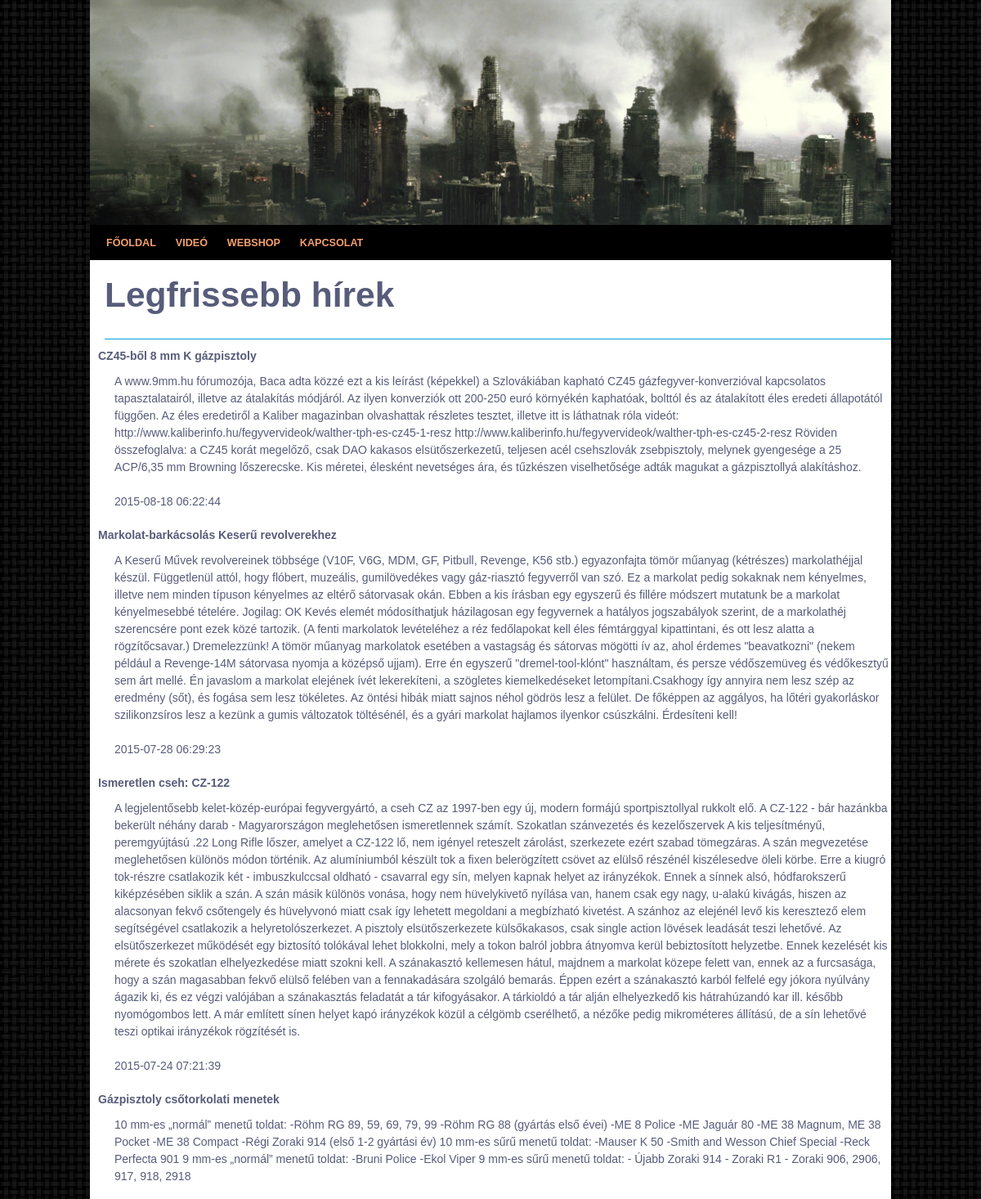
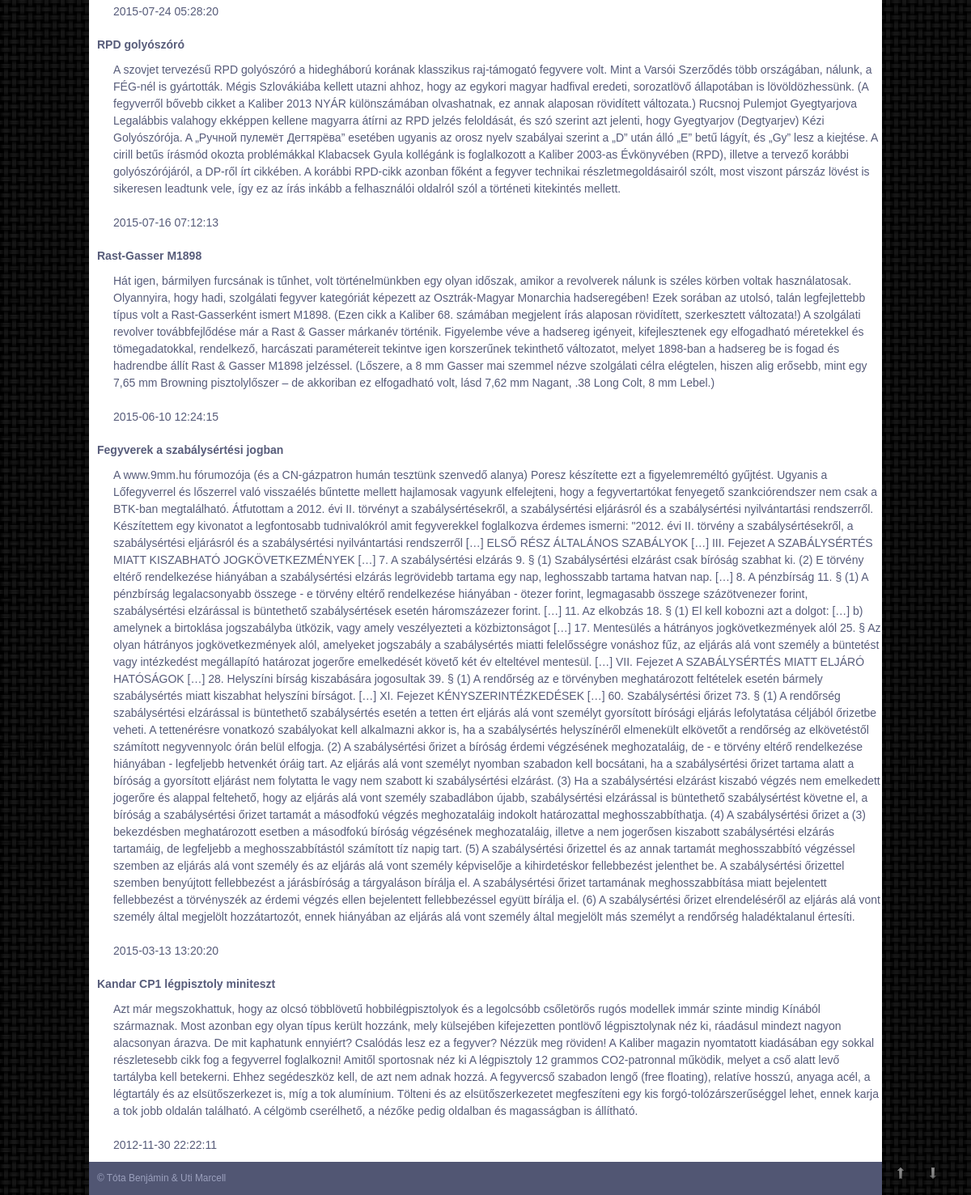
Page /news.php on the committed database (2 pictures, top to bottom).
### tables this page shows
CREATE TABLE IF NOT EXISTS `news` (
  `id` int(11) NOT NULL AUTO_INCREMENT,
  `title` varchar(255) NOT NULL,
  `description` longtext NOT NULL,
  `date` datetime NOT NULL,
  PRIMARY KEY (`id`)
);

### news.php (the view, shortened to what this page needs)
<!DOCTYPE html>
<html>
<head>
  <link rel="stylesheet" href="css/proba.css" media="screen" title="no title" charset="utf-8">
  <link rel="stylesheet" type="text/css" href="css/screenstyle.css">
  <link rel="stylesheet" type="text/css" href="css/screen_layout_large.css">
  <link rel="stylesheet" type="text/css" href="css/screen_layout_small.css" media="only screen and (min-width:50px) and (max-width:500px)">
  <link rel="stylesheet" type="text/css" href="css/screen_layout_medium.css" media="only screen and (min-width:501px) and (max-width:800px)">
</head>
<body background-image=>
  <div style="display:none;" class="nav_up" id="nav_up"></div>
  <div style="display:none;" class="nav_down" id="nav_down"></div>
  <div class="page">
    <header>
    </header>
    <?php
    $query = "SELECT * FROM `news` ORDER BY date DESC";
    $run = mysql_query($query);
     ?>
    <div class="la">
    <div class="lahead"><h2>Legfrissebb hírek</h2></div>
    <div class="labody">
      <?php
      while($row = mysql_fetch_array($run)) {
      $title = $row['title'];
      $description = $row['description'];
      $date = $row['date'];
     ?>
    <div class="lapost">
    <div id="lada"class="laposthead"> <?php echo $title; ?></div>
    <div id="lad" class="lapostbody">
    <?php echo $description; ?><br><br>
    <?php echo $date; ?>
    </div>
    </div>
    <?php } ?>
    </div>
    </div>
    <nav>
      <a href="home.php">Főoldal</a>
      <a href="video.php">Videó</a>
      <a href="webshop\products.php">Webshop</a>
      <a href="conatact.php">Kapcsolat</a>
    </nav>
    <footer>&copy; Tóta Benjámin & Uti Marcell
    </footer>
</div>
</body>
</html>

### css/proba.css (style rules this page uses)
.nav_up { padding:7px; background-color:white; position:fixed; background:transparent url(../img/arrow_up.png) no-repeat top left; background-position:50% 50%; width:20px; height:20px; bottom:10px; opacity:0.7; right:70px; white-space:nowrap; cursor: pointer; -moz-border-radius: 3px 3px 3px 3px; -webkit-border-top-left-radius:3px; -webkit-border-top-right-radius:3px; -khtml-border-top-left-radius:3px; -khtml-border-top-right-radius:3px; filter:progid:DXImageTransform.Microsoft.Alpha(opacity=70); }
.nav_down { padding:7px; background-color:white; position:fixed; background:transparent url(../img/arrow_down.png) no-repeat top left; background-position:50% 50%; width:20px; height:20px; bottom:10px; opacity:0.7; right:30px; white-space:nowrap; cursor: pointer; -moz-border-radius: 3px 3px 3px 3px; -webkit-border-top-left-radius:3px; -webkit-border-top-right-radius:3px; -khtml-border-top-left-radius:3px; -khtml-border-top-right-radius:3px; filter:progid:DXImageTransform.Microsoft.Alpha(opacity=70); }
.la { width: 980px; margin-bottom: 10px; height: auto; }
.lahead { padding-top: 75px; font-size: 25px; border-bottom: 1px solid #00a2d1; margin-left: 18px; }
.lapost { clear: both; width: 980px; margin-bottom: 10px; cursor: pointer; }
.laposthead { font-weight: bold; padding: 10px; }
.lapostbody { padding-left: 30px; }
footer { clear: both; }

### css/screenstyle.css (style rules this page uses)
body { color: #575c7a; line-height: 1.5em; font-family: Arial; font-size: 14px; background-image: url(background.gif); }
.page { max-width: 980px; margin: 0px auto 0px auto; position: relative; background-color: white; }
h2 { font-size: 1.7em; margin: 0 0 1em 0; }
a { color: #de9000; }
footer { font-size: .85em; color: #9ba0bd; background-color: #515673; padding: 10px 10px 10px 10px; }
nav a { color: #f5a06e; text-transform: uppercase; text-decoration: none; display: inline-block; font-weight: bold; font-size: .9em; }

### css/screen_layout_large.css (style rules this page uses)
body { margin: 0; padding: 0; }
nav { width: 100%; display: block; position: absolute; background-color: black; }
header { height: 275px; background: url(../img/banner_large.jpg) no-repeat right 0px; }
nav { top: 275px; right: 0px; }
nav a { margin: 12px 0px 10px 20px; }

### css/screen_layout_small.css (style rules this page uses)
header { height: 75px; background: url(../img/banner_small.jpg) no-repeat right 0px; }
nav { position: static; padding: 10px 0px 10px 0px; background-color: #515673; }
nav a { color: #a6abc5; display: block; margin: 15px; padding: 9px; border: 1px solid #a6abc5; background: url(../img/mobile_link_arrow.png) no-repeat right center; -moz-border-radius: 12px; -webkit-border-radius: 12px; border-radius: 12px; }
footer { border-top: 1px solid #a6abc5; }
body { background-image: none; }

### css/screen_layout_medium.css (style rules this page uses)
header { height: 200px; background: url(../img/banner_medium.jpg) no-repeat 90% 0px; }
nav { top: 200px; }
nav a { margin-right: 20px; }
body { background-image: none; }

### rows in the picture
news: title "CZ45-ből 8 mm K gázpisztoly", description "A www.9mm.hu fórumozója, Baca adta közzé ezt a kis leírást (képekkel) a Szlovákiában kapható CZ45 gázfegyver-konverzióval kapcsolatos tapasztalatairól, illetve az átalakítás módjáról. Az ilyen konverziók ott 200-250 euró környékén kaphatóak, bolttól és az átalakított éles eredeti állapotától függően. Az éles eredetiről a Kaliber magazinban olvashattak részletes tesztet, illetve itt is láthatnak róla videót: http://www.kaliberinfo.hu/fegyvervideok/walther-tph-es-cz45-1-resz http://www.kaliberinfo.hu/fegyvervideok/walther-tph-es-cz45-2-resz Röviden összefoglalva: a CZ45 korát megelőző, csak DAO kakasos elsütőszerkezetű, teljesen acél csehszlovák zsebpisztoly, melynek gyengesége a 25 ACP/6,35…", date "2015-08-18 06:22:44"
news: title "Markolat-barkácsolás Keserű revolverekhez", description "A Keserű Művek revolvereinek többsége (V10F, V6G, MDM, GF, Pitbull, Revenge, K56 stb.) egyazonfajta tömör műanyag (kétrészes) markolathéjjal készül. Függetlenül attól, hogy flóbert, muzeális, gumilövedékes vagy gáz-riasztó fegyverről van szó. Ez a markolat pedig sokaknak nem kényelmes, illetve nem minden típuson kényelmes az eltérő sátorvasak okán. Ebben a kis írásban egy egyszerű és fillére módszert mutatunk be a markolat kényelmesebbé tételére. Jogilag: OK Kevés elemét módosíthatjuk házilagosan egy fegyvernek a hatályos jogszabályok szerint, de a markolathéj szerencsére pont ezek közé tartozik. (A fenti markolatok levételéhez a réz fedőlapokat kell éles fémtárggyal kipattintani, és ott…", date "2015-07-28 06:29:23"
news: title "Ismeretlen cseh: CZ-122", description "A legjelentősebb kelet-közép-európai fegyvergyártó, a cseh CZ az 1997-ben egy új, modern formájú sportpisztollyal rukkolt elő. A CZ-122 - bár hazánkba bekerült néhány darab - Magyarországon meglehetősen ismeretlennek számít. Szokatlan szánvezetés és kezelőszervek A kis teljesítményű, peremgyújtású .22 Long Rifle lőszer, amelyet a CZ-122 lő, nem igényel reteszelt zárolást, szerkezete ezért szabad tömegzáras. A szán megvezetése meglehetősen különös módon történik. Az alumíniumból készült tok a fixen belerögzített csövet az elülső részénél kiszélesedve öleli körbe. Erre a kiugró tok-részre csatlakozik két - imbuszkulccsal oldható - csavarral egy sín, melyen kapnak helyet az irányzékok. Ennek a…", date "2015-07-24 07:21:39"
news: title "Gázpisztoly csőtorkolati menetek", description "10 mm-es „normál” menetű toldat: -Röhm RG 89, 59, 69, 79, 99 -Röhm RG 88 (gyártás első évei) -ME 8 Police -ME Jaguár 80 -ME 38 Magnum, ME 38 Pocket -ME 38 Compact -Régi Zoraki 914 (első 1-2 gyártási év) 10 mm-es sűrű menetű toldat: -Mauser K 50 -Smith and Wesson Chief Special -Reck Perfecta 901 9 mm-es „normál” menetű toldat: -Bruni Police -Ekol Viper 9 mm-es sűrű menetű toldat: - Újabb Zoraki 914 - Zoraki R1 - Zoraki 906, 2906, 917, 918, 2918", date "2015-07-24 05:28:20"
news: title "RPD golyószóró", description "A szovjet tervezésű RPD golyószóró a hidegháború korának klasszikus raj-támogató fegyvere volt. Mint a Varsói Szerződés több országában, nálunk, a FÉG-nél is gyártották. Mégis Szlovákiába kellett utazni ahhoz, hogy az egykori magyar hadfival eredeti, sorozatlövő állapotában is lövöldözhessünk. (A fegyverről bővebb cikket a Kaliber 2013 NYÁR különszámában olvashatnak, ez annak alaposan rövidített változata.) Rucsnoj Pulemjot Gyegtyarjova Legalábbis valahogy ekképpen kellene magyarra átírni az RPD jelzés feloldását, és szó szerint azt jelenti, hogy Gyegtyarjov (Degtyarjev) Kézi Golyószórója. A „Pучной пулемёт Дегтярёва” esetében ugyanis az orosz nyelv szabályai szerint a „D” után álló „E”…", date "2015-07-16 07:12:13"
news: title "Rast-Gasser M1898", description "Hát igen, bármilyen furcsának is tűnhet, volt történelmünkben egy olyan időszak, amikor a revolverek nálunk is széles körben voltak használatosak. Olyannyira, hogy hadi, szolgálati fegyver kategóriát képezett az Osztrák-Magyar Monarchia hadseregében! Ezek sorában az utolsó, talán legfejlettebb típus volt a Rast-Gasserként ismert M1898. (Ezen cikk a Kaliber 68. számában megjelent írás alaposan rövidített, szerkesztett változata!) A szolgálati revolver továbbfejlődése már a Rast & Gasser márkanév történik. Figyelembe véve a hadsereg igényeit, kifejlesztenek egy elfogadható méretekkel és tömegadatokkal, rendelkező, harcászati paramétereit tekintve igen korszerűnek tekinthető változatot, melyet…", date "2015-06-10 12:24:15"
news: title "Fegyverek a szabálysértési jogban", description "A www.9mm.hu fórumozója (és a CN-gázpatron humán tesztünk szenvedő alanya) Poresz készítette ezt a figyelemreméltó gyűjtést. Ugyanis a Lőfegyverrel és lőszerrel való visszaélés bűntette mellett hajlamosak vagyunk elfelejteni, hogy a fegyvertartókat fenyegető szankciórendszer nem csak a BTK-ban megtalálható. Átfutottam a 2012. évi II. törvényt a szabálysértésekről, a szabálysértési eljárásról és a szabálysértési nyilvántartási rendszerről. Készítettem egy kivonatot a legfontosabb tudnivalókról amit fegyverekkel foglalkozva érdemes ismerni: \"2012. évi II. törvény a szabálysértésekről, a szabálysértési eljárásról és a szabálysértési nyilvántartási rendszerről […] ELSŐ RÉSZ ÁLTALÁNOS SZABÁLYOK…", date "2015-03-13 13:20:20"
news: title "Kandar CP1 légpisztoly miniteszt", description "Azt már megszokhattuk, hogy az olcsó többlövetű hobbilégpisztolyok és a legolcsóbb csőletörős rugós modellek immár szinte mindig Kínából származnak. Most azonban egy olyan típus került hozzánk, mely külsejében kifejezetten pontlövő légpisztolynak néz ki, ráadásul mindezt nagyon alacsonyan árazva. De mit kaphatunk ennyiért? Csalódás lesz ez a fegyver? Nézzük meg röviden! A Kaliber magazin nyomtatott kiadásában egy sokkal részletesebb cikk fog a fegyverrel foglalkozni! Amitől sportosnak néz ki A légpisztoly 12 grammos CO2-patronnal működik, melyet a cső alatt levő tartályba kell betekerni. Ehhez segédeszköz kell, de azt nem adnak hozzá. A fegyvercső szabadon lengő (free floating), relatíve…", date "2012-11-30 22:22:11"
